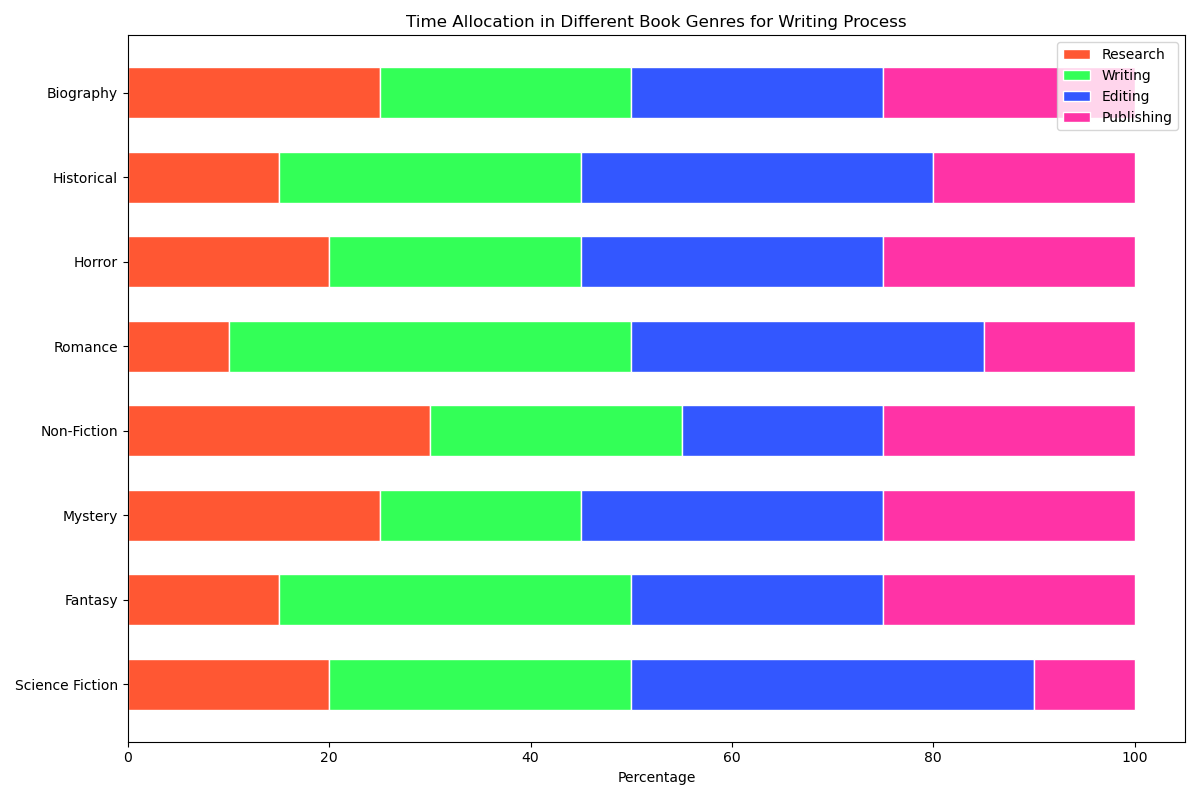

Write the Python code that produced this figure.

import matplotlib.pyplot as plt
import numpy as np

# Data
categories = ['Science Fiction', 'Fantasy', 'Mystery', 'Non-Fiction', 'Romance', 'Horror', 'Historical', 'Biography']
research = [20, 15, 25, 30, 10, 20, 15, 25]
writing = [30, 35, 20, 25, 40, 25, 30, 25]
editing = [40, 25, 30, 20, 35, 30, 35, 25]
publishing = [10, 25, 25, 25, 15, 25, 20, 25]

# Convert to percentages
total = np.array(research) + np.array(writing) + np.array(editing) + np.array(publishing)
research = np.array(research) / total * 100
writing = np.array(writing) / total * 100
editing = np.array(editing) / total * 100
publishing = np.array(publishing) / total * 100

# Stack data
data = np.vstack([research, writing, editing, publishing])

# Colors
colors = ['#FF5733', '#33FF57', '#3357FF', '#FF33A6']

# Plot
fig, ax = plt.subplots(figsize=(12, 8))
bar_width = 0.6

y_pos = np.arange(len(categories))

for i, row in enumerate(data):
    if i == 0:
        ax.barh(y_pos, row, color=colors[i], edgecolor='white', height=bar_width)
    else:
        ax.barh(y_pos, row, left=np.sum(data[:i], axis=0), color=colors[i], edgecolor='white', height=bar_width)

# Labels and title
ax.set_yticks(y_pos)
ax.set_yticklabels(categories)
ax.set_xlabel('Percentage')
ax.set_title('Time Allocation in Different Book Genres for Writing Process')
ax.legend(['Research', 'Writing', 'Editing', 'Publishing'], loc='upper right')

plt.tight_layout()
plt.show()
